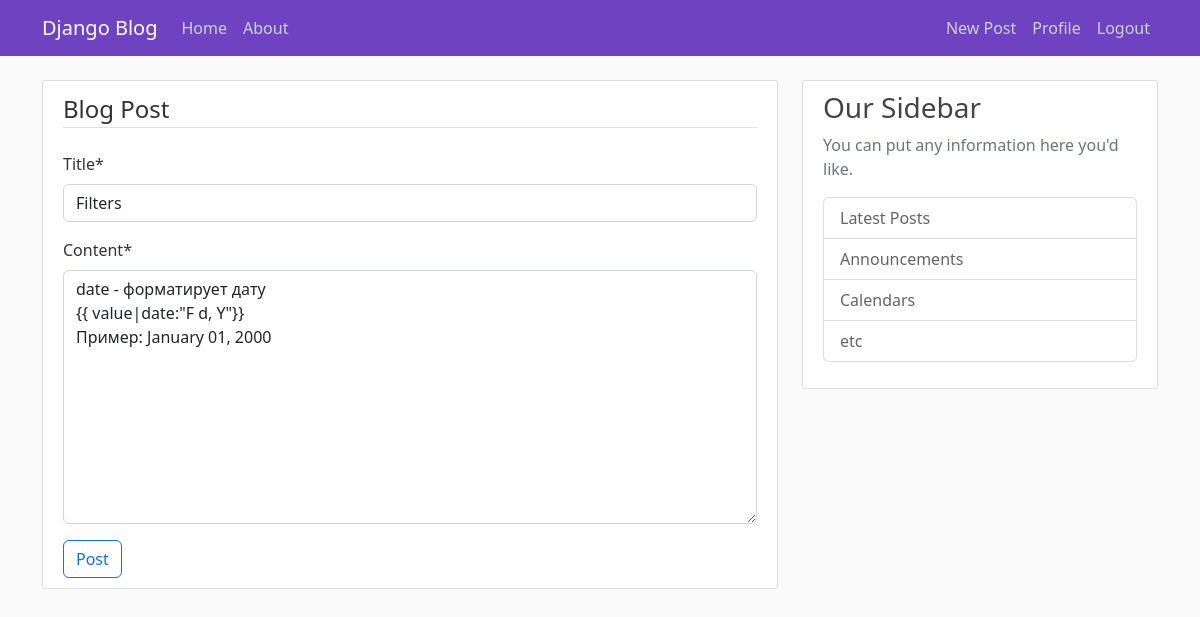
The page /post/7/update/ (signed in) on the database its author committed.
### blog/models.py (models this page shows, shortened)
class Post(models.Model):
    title = models.CharField(max_length=100)
    content = models.TextField()
    date_posted = models.DateTimeField(default=timezone.now)
    author = models.ForeignKey(User, on_delete=models.CASCADE)

### blog/views.py (the view, shortened to what this page needs)
# urls.py: path('post/<int:pk>/update/', PostUpdateView.as_view(), name='post-update'),
class PostUpdateView(LoginRequiredMixin, UserPassesTestMixin, UpdateView):
    model = Post
    fields = ['title', 'content']
    def test_func(self):
        post = self.get_object()
        if self.request.user == post.author:
            return True
        return False

### blog/templates/blog/post_form.html (shortened to what this page needs)
{% extends "blog/base.html" %}
{% load crispy_forms_tags %}
{% block content %}
    <div class="content-section">
        <form method="POST">
            <fieldset class="form-group">
                <legend class="border-bottom mb-4">Blog Post</legend>
                {{ form|crispy }}
            </fieldset>
            <div class="form-group">
                <button class="btn btn-outline-primary" type="submit">Post</button>
            </div>
        </form>
    </div>
{% endblock content %}

### blog/static/blog/main.css (style rules this page uses)
body { background: #fafafa; color: #333333; margin-top: 5rem; }
.content-section { background: #ffffff; padding: 10px 20px; border: 1px solid #dddddd; border-radius: 3px; margin-bottom: 20px; }

### rows shown on the page
Post: title "Filters", content "date - форматирует дату {{ value|date:\"F d, Y\"}} Пример: January 01, 2000"
